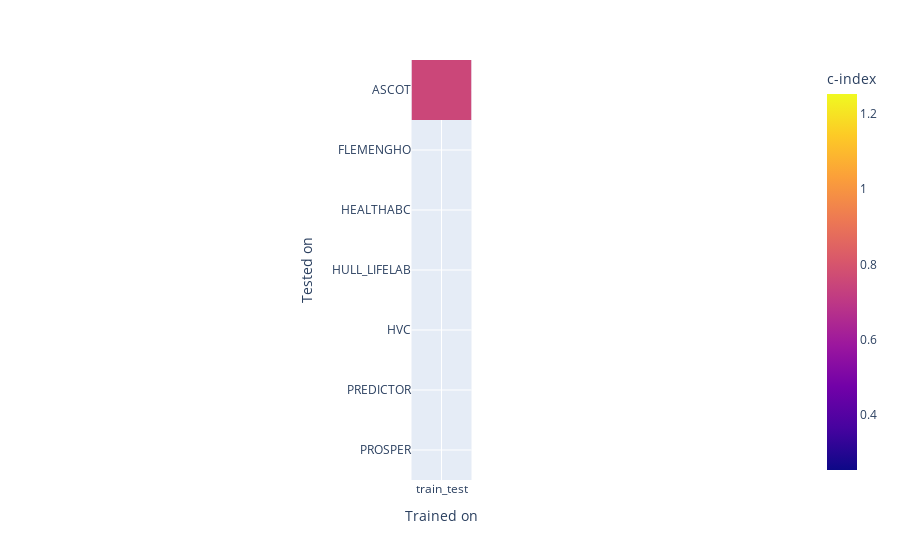
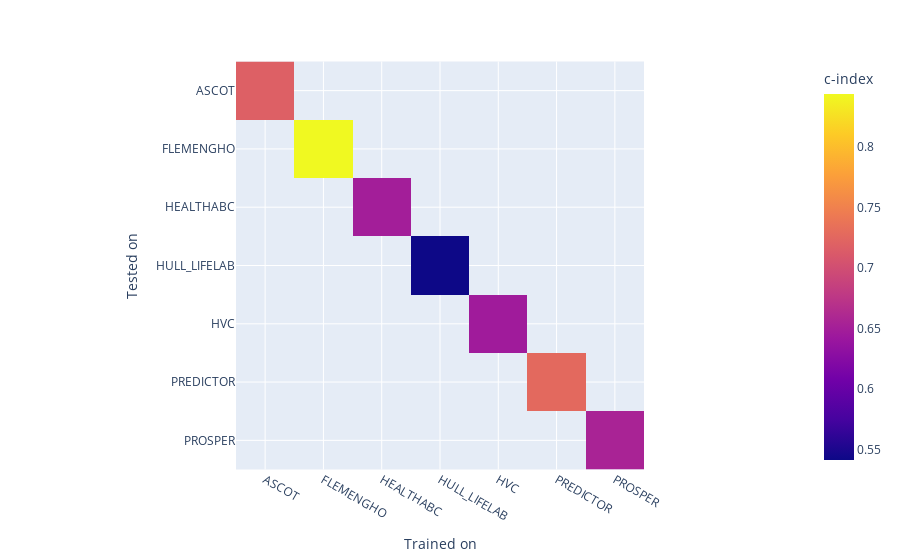
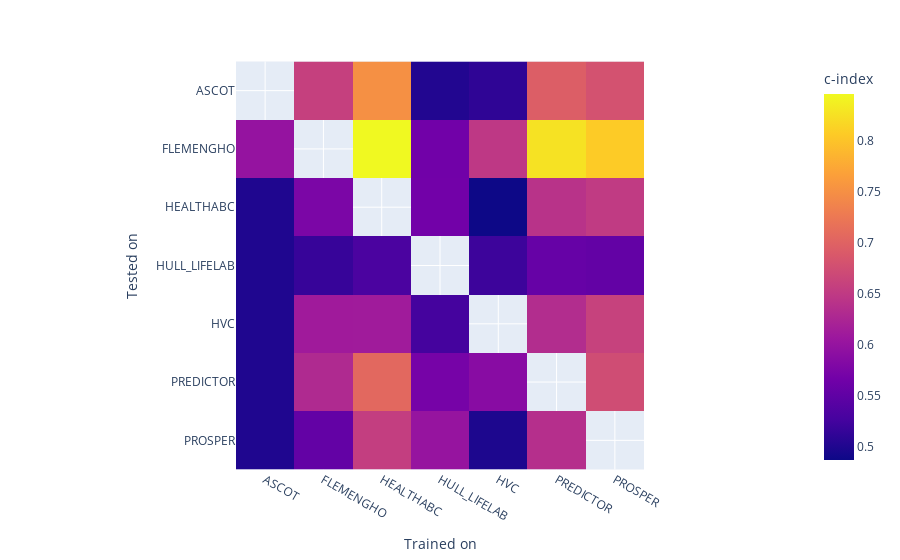

The notebook cell these images were saved under, in order:
### Code cell
from hcve_lib.visualisation import b, h2
from load_test import load_pickled_artifact
import mlflow
from mlflow.tracking import MlflowClient
from typing import Any
import pickle
import yaml
from hcve_lib.data import format_identifier
from toolz.curried import valmap, partial
from toolz import valfilter, identity
from pandas import DataFrame, Series
import plotly.express as px
from hcve_lib.serialization import to_json_serializable
from hcve_lib.evaluation_functions import compute_metric_groups


for evaluation_type in ('reproduce', 'lco', 'lm'):
    h2(evaluation_type)
    runs = mlflow.search_runs('0')
    last_run = runs[runs['tags.mlflow.parentRunId'].isna() & (runs['params.cv'] == evaluation_type)].iloc[0]
    result = load_pickled_artifact(last_run['run_id'], 'result')

    removed_features = pipe(
        result['column_masks'],
        valmap(lambda mask: valfilter(identity, mask)),
        valmap(lambda mask: list(mask)),
        valmap(lambda mask: map(partial(format_identifier, metadata=metadata), mask)),
        valmap(lambda mask: list(mask)),
    )
    b('Removed features')
    print(yaml.dump(removed_features))
    metrics_group = compute_metric_groups(c_index, result['predictions'], raw_data_subset.groupby('STUDY'))
    # for fold_name, fold in result['predictions'].items():
        # print(len(fold['model'][-1].coef_[0]))
        # print(Series(fold['model'][-1].coef_, index=fold['model'][-1].get_feature_names()))
    fig = px.imshow(
        DataFrame(metrics_group),
        labels=dict(x="Trained on", y="Tested on", color="c-index"),
    )
    fig.show()

### Figure 1 — Plotly figure (JSON) as saved in the notebook; plotly's stock layout.template omitted (floating-point values rounded to 4 significant figures)
{"data": [{"coloraxis": "coloraxis", "hovertemplate": "Trained on: %{x}<br>Tested on: %{y}<br>c-index: %{z}<extra></extra>", "name": "0", "type": "heatmap", "x": ["train_test"], "xaxis": "x", "y": ["ASCOT", "FLEMENGHO", "HEALTHABC", "HULL_LIFELAB", "HVC", "PREDICTOR", "PROSPER"], "yaxis": "y", "z": [[0.7533], [null], [null], [null], [null], [null], [null]]}], "layout": {"coloraxis": {"colorbar": {"title": {"text": "c-index"}}, "colorscale": [[0.0, "#0d0887"], [0.1111, "#46039f"], [0.2222, "#7201a8"], [0.3333, "#9c179e"], [0.4444, "#bd3786"], [0.5556, "#d8576b"], [0.6667, "#ed7953"], [0.7778, "#fb9f3a"], [0.8889, "#fdca26"], [1.0, "#f0f921"]]}, "margin": {"t": 60}, "xaxis": {"anchor": "y", "constrain": "domain", "domain": [0.0, 1.0], "scaleanchor": "y", "title": {"text": "Trained on"}}, "yaxis": {"anchor": "x", "autorange": "reversed", "constrain": "domain", "domain": [0.0, 1.0], "title": {"text": "Tested on"}}}}

### Figure 2 — Plotly figure (JSON) as saved in the notebook; plotly's stock layout.template omitted (floating-point values rounded to 4 significant figures)
{"data": [{"coloraxis": "coloraxis", "hovertemplate": "Trained on: %{x}<br>Tested on: %{y}<br>c-index: %{z}<extra></extra>", "name": "0", "type": "heatmap", "x": ["ASCOT", "FLEMENGHO", "HEALTHABC", "HULL_LIFELAB", "HVC", "PREDICTOR", "PROSPER"], "xaxis": "x", "y": ["ASCOT", "FLEMENGHO", "HEALTHABC", "HULL_LIFELAB", "HVC", "PREDICTOR", "PROSPER"], "yaxis": "y", "z": [[0.7179, null, null, null, null, null, null], [null, 0.8437, null, null, null, null, null], [null, null, 0.6499, null, null, null, null], [null, null, null, 0.5416, null, null, null], [null, null, null, null, 0.6467, null, null], [null, null, null, null, null, 0.7276, null], [null, null, null, null, null, null, 0.6552]]}], "layout": {"coloraxis": {"colorbar": {"title": {"text": "c-index"}}, "colorscale": [[0.0, "#0d0887"], [0.1111, "#46039f"], [0.2222, "#7201a8"], [0.3333, "#9c179e"], [0.4444, "#bd3786"], [0.5556, "#d8576b"], [0.6667, "#ed7953"], [0.7778, "#fb9f3a"], [0.8889, "#fdca26"], [1.0, "#f0f921"]]}, "margin": {"t": 60}, "xaxis": {"anchor": "y", "constrain": "domain", "domain": [0.0, 1.0], "scaleanchor": "y", "title": {"text": "Trained on"}}, "yaxis": {"anchor": "x", "autorange": "reversed", "constrain": "domain", "domain": [0.0, 1.0], "title": {"text": "Tested on"}}}}

### Figure 3 — Plotly figure (JSON) as saved in the notebook; plotly's stock layout.template omitted (floating-point values rounded to 4 significant figures)
{"data": [{"coloraxis": "coloraxis", "hovertemplate": "Trained on: %{x}<br>Tested on: %{y}<br>c-index: %{z}<extra></extra>", "name": "0", "type": "heatmap", "x": ["ASCOT", "FLEMENGHO", "HEALTHABC", "HULL_LIFELAB", "HVC", "PREDICTOR", "PROSPER"], "xaxis": "x", "y": ["ASCOT", "FLEMENGHO", "HEALTHABC", "HULL_LIFELAB", "HVC", "PREDICTOR", "PROSPER"], "yaxis": "y", "z": [[null, 0.6583, 0.7506, 0.5017, 0.511, 0.6946, 0.6798], [0.6002, null, 0.8462, 0.5664, 0.6481, 0.8268, 0.8074], [0.5, 0.5754, null, 0.5672, 0.4871, 0.6412, 0.6518], [0.5, 0.5167, 0.5317, null, 0.5208, 0.556, 0.5534], [0.5, 0.611, 0.6113, 0.526, null, 0.6339, 0.66], [0.5, 0.6299, 0.7065, 0.5707, 0.5873, null, 0.6735], [0.5, 0.5535, 0.6555, 0.601, 0.4986, 0.637, null]]}], "layout": {"coloraxis": {"colorbar": {"title": {"text": "c-index"}}, "colorscale": [[0.0, "#0d0887"], [0.1111, "#46039f"], [0.2222, "#7201a8"], [0.3333, "#9c179e"], [0.4444, "#bd3786"], [0.5556, "#d8576b"], [0.6667, "#ed7953"], [0.7778, "#fb9f3a"], [0.8889, "#fdca26"], [1.0, "#f0f921"]]}, "margin": {"t": 60}, "xaxis": {"anchor": "y", "constrain": "domain", "domain": [0.0, 1.0], "scaleanchor": "y", "title": {"text": "Trained on"}}, "yaxis": {"anchor": "x", "autorange": "reversed", "constrain": "domain", "domain": [0.0, 1.0], "title": {"text": "Tested on"}}}}
